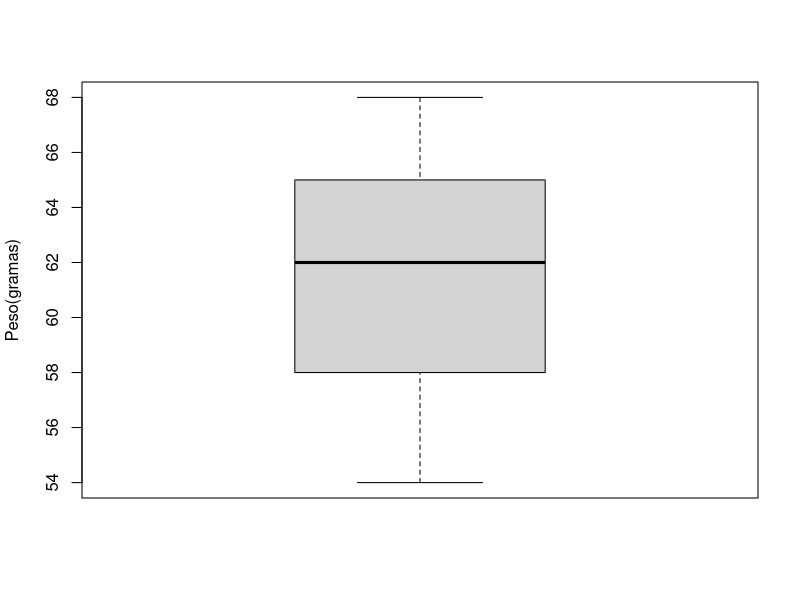

Write R code to recreate this figure.
## ---- chunk 1
knitr::opts_chunk$set(echo = TRUE)
## ---- chunk 2
pbinom(q=2, size=10, prob=2/5)
## ---- chunk 3
dbinom(x=3, size=10, prob=2/5)
## ---- chunk 4
1 - dpois(0, lambda=4) - dpois(1, lambda=4) - dpois(2, lambda=4)
## ---- chunk 5
1 - ppois(2, lambda=4)
## ---- chunk 6
(1 - pnorm(10,8,1.5))*100
## ---- chunk 7
(pnorm(4250,4000,200) - pnorm(3600, 4000,200)) * 100
## ---- chunk 8
(pnorm(3400,4000,200)) * 100
## ---- chunk 9
amostra <-c(55, 58, 60, 62, 65, 67, 54, 64, 62, 68)
t.test(amostra, mu=58, alternative="two.sided", conf.level = 0.95)
## ---- chunk 10
library(dplyr)
amostra <-c(55, 58, 60, 62, 65, 67, 54, 64, 62, 68)
shapiro.test(amostra)

## ---- chunk 11
t.test(amostra, mu=58)

## ---- chunk 12
boxplot(amostra, ylab="Peso(gramas)")

